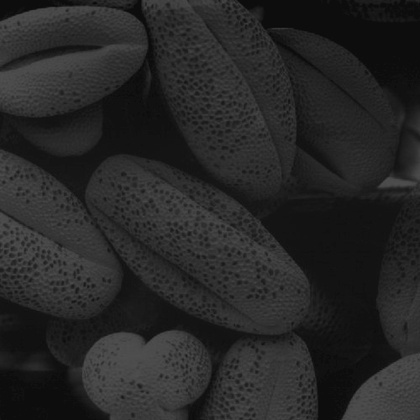
%> input picture Tareas/Tarea_4/Fig3.15(a)1top.jpg, 420 x 420 px, shrunk from 500 x 500 before the run
$ octave Tarea_4.m   (GNU Octave 9; MATLAB toolbox functions it lacks are replaced by stand-ins)
%> lines starting %> are read from the running program, lines starting %| are printed output that depends on the picture
close all

[img_1, img_2, img_3] = read_images();
%> in read_images, img_a is the input picture: size 420x420 uint8; min 8, max 81, mean 38.7
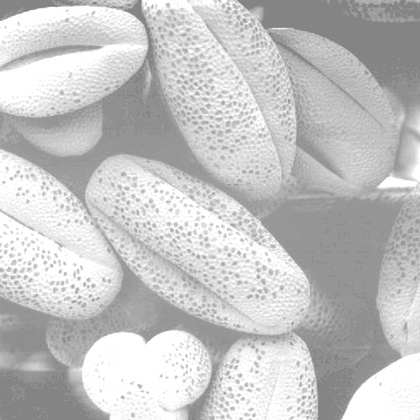
%> input picture Tareas/Tarea_4/Fig3.15(a)2.jpg, 420 x 420 px, shrunk from 500 x 500 before the run
%> in read_images, img_b is the input picture: size 420x420 uint8; min 122, max 255, mean 196.3
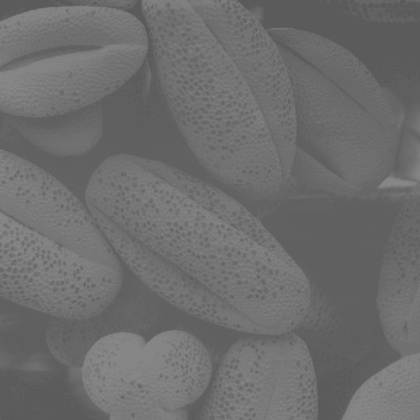
%> input picture Tareas/Tarea_4/Fig3.15(a)3.jpg, 420 x 420 px, shrunk from 500 x 500 before the run
%> in read_images, img_c is the input picture: size 420x420 uint8; min 87, max 138, mean 109.1

[with_1,height_1] = get_sizes(img_1);
%> with_1 = 420; height_1 = 420
[with_2,height_2] = get_sizes(img_2);
%> with_2 = 420; height_2 = 420
[with_3,height_3] = get_sizes(img_3);
%> with_3 = 420; height_3 = 420

hist_img1 = zeros(1,256);
hist_img1 = generate_histogram(img_1,with_1,height_1,hist_img1);
%> after the loop in generate_histogram, `for i=1:x`: hist = 256 values, max 10197 at index 19, min 0 at index 1, mean 689.1
%> in generate_histogram, `h = hist;`: h has the same summary as hist
%> hist_img1 has the same summary as hist in generate_histogram

%Cumulative histogram function
sumhist_img1 = generate_cumulative_hist(hist_img1);
%> the loop in generate_cumulative_hist, `for i = 1:255` made 255 passes
%> (a, b) on passes 1 to 3: (0, 0), (0, 0), (0, 0)
%> after the loop in generate_cumulative_hist, `for i = 1:255`: hist = 256 values from 0 to 176400
%> sumhist_img1 = 256 values from 0 to 176400

%Normalize
%cast it back to uint8 since we can't use floating point values in images
normhist_img1 = renormalize(sumhist_img1);
%> in renormalize, `nj = (hist - min(hist)) * 255;`: nj = 256 values from 0 to 44982000
%> in renormalize, `N = max(hist) - min(hist);`: N = 176400
%> in renormalize, `hist = nj / N;`: hist = 256 values from 0 to 255
%> normhist_img1 = 256 values from 0 to 255

%Reshape final result
final_img1 = reshape_vector(normhist_img1,with_1,height_1,img_1);
%> in reshape_vector, `img_new = reshape(img_new,[x,y]);`:
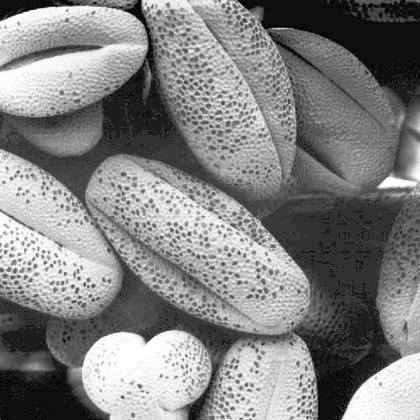
%> img_new: size 420x420 uint8; min 0, max 255, mean 130.1

%Hist of the final image
hist_final_img1 = zeros(1,256);
hist_final_img1 = generate_histogram(final_img1,with_1,height_1,hist_final_img1);
%> hist_final_img1 = 256 values, max 10197 at index 49, min 0 at index 3, mean 689.1

% [5 lines of commented-out code are left out]

plot_figures(img_1,hist_img1,final_img1,hist_final_img1)
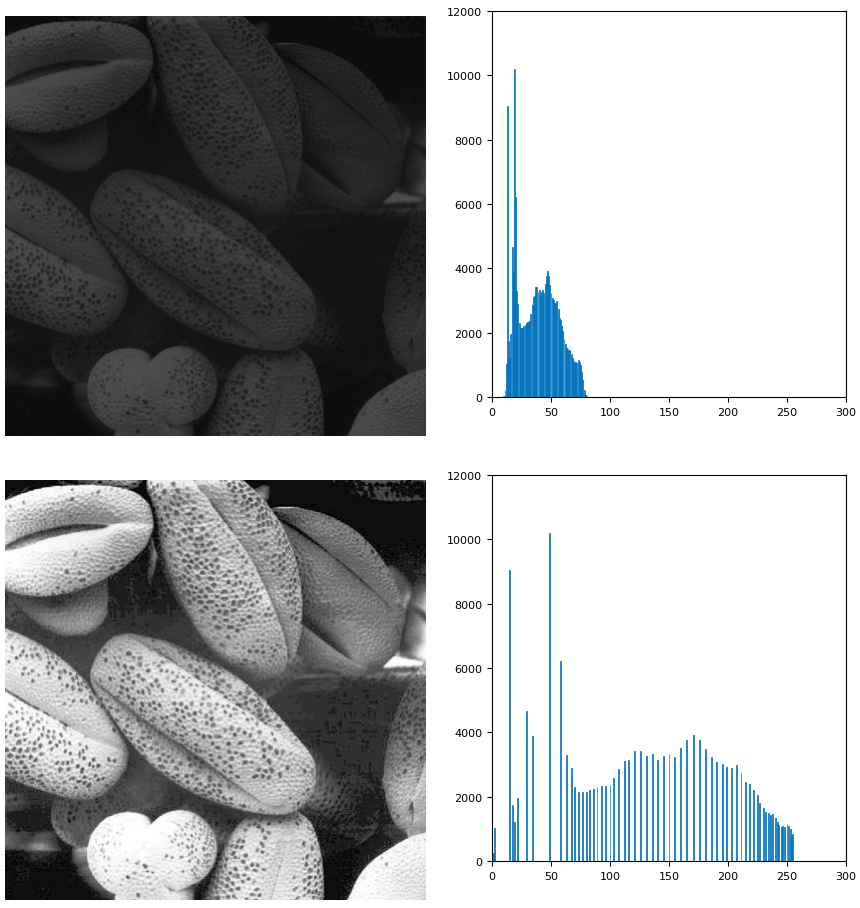
%> figure redrawn from the program's plot data, 4 panels

function plot_figures(original_img,hist_img,final_img1,hist_final_img1)
    subplot(2,2,1)
    imshow(original_img)
    subplot(2,2,2)
    bar(hist_img)
    subplot(2,2,3)
    imshow(final_img1)
    subplot(2,2,4)
    bar(hist_final_img1)
end

function img_new = reshape_vector(hist,x,y,img)
    flat = reshape(img,1,[]);
    img_new = hist(flat);
    img_new = reshape(img_new,[x,y]);
end

function h = renormalize(hist)
    nj = (hist - min(hist)) * 255;
    N = max(hist) - min(hist);
    hist = nj / N;
    h = cast(hist,"uint8");
end

function [rows,cols] = get_sizes(img)
    [rows, cols] = size(img);
end

function h = generate_cumulative_hist(hist)

   for i = 1:255
        a = hist(i);
        b = hist(i + 1);
        hist(i + 1) = a + b;
   end
   h = hist;
end

function h = generate_histogram(img,x,y,hist)
    for i=1:x
        for j=1:y
            color_pixel = img(i,j);

            if(color_pixel == 0)
                color_pixel = color_pixel + 1;
            end

            hist(color_pixel) = hist(color_pixel) + 1;
        end
    end
    h = hist;
end

function [img_a,img_b,img_c] = read_images()
    img_a = imread('Fig3.15(a)1top.jpg');
    img_b = imread('Fig3.15(a)2.jpg');
    img_c = imread('Fig3.15(a)3.jpg');
end
